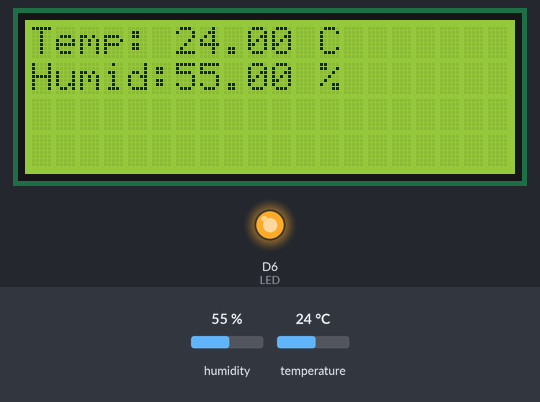
Bench run of a sketch on a simulated ESP8266 (NodeMCU). Shown: 20×4 character LCD, output pins drawn as LEDs (lit = HIGH). The inputs (shaded band) are chosen by the test bench; at power-on: temperature 24 °C, humidity 55 %. What the sketch prints to the serial monitor is not drawn.

Above: at 1.2 s.
1.3 s: temperature set to 29.2 °C
At 2.7 s:
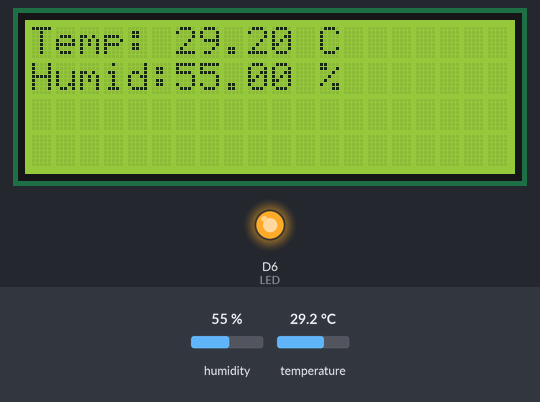
4.0 s: temperature set to 30.8 °C
At 5.5 s:
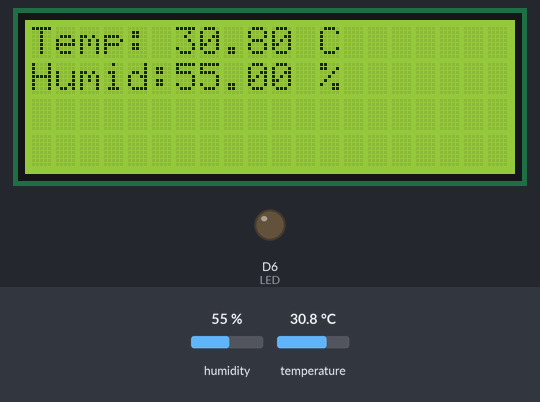
6.7 s: humidity set to 22 %
At 8.7 s:
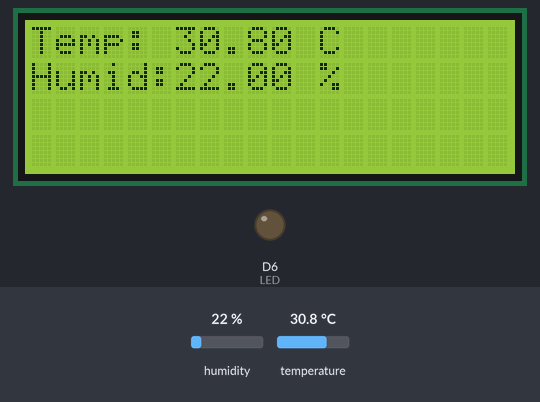
9.7 s: humidity set to 40 %
At 11.6 s:
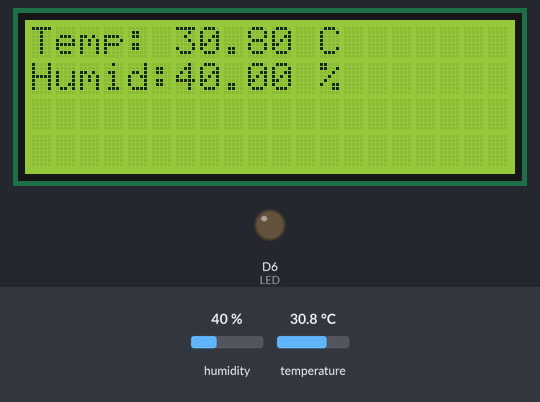
Timing chart, 0 to 13.1 s (numbered marks = the images above; inputs shaded):
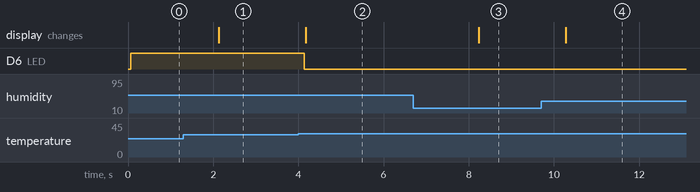

Measured:
- the behaviour switches between 29.9 and 30 °C on temperature (found by bisection; images 1 and 2)
- after the input at 1.3 s, the display: changes after 0.83 s (image 1)
- after the input at 4.0 s, D6 (LED): HIGH → LOW after 0.14 s; the display: changes after 0.17 s (image 2)
- after the input at 6.7 s, the display: changes after 1.5 s (image 3)
- after the input at 9.7 s, the display: changes after 0.57 s (image 4)

The sketch:

DHTtester.ino
```cpp
#include <ESP8266WiFi.h>
#include <Wire.h>
#include "DHT.h"
#define DHTPIN 2
#define DHTTYPE DHT22
#include <LiquidCrystal_I2C.h>
#define LED D6
DHT dht(DHTPIN, DHTTYPE);
LiquidCrystal_I2C lcd(0x27, 20, 4);

const int DESIRED_TEMP = 30;

void setup() {
  Serial.begin(9600);
  Serial.println(F("DHTxx test!"));


  lcd.begin();

  lcd.backlight();

  dht.begin();

  pinMode(LED, OUTPUT);
}

void loop() {


  float h = dht.readHumidity();
  float t = dht.readTemperature();


  if (isnan(h) || isnan(t)) {
    Serial.println(F("Failed to read from DHT sensor!"));
    return;
  }
  if (t < DESIRED_TEMP) {

    digitalWrite(LED, HIGH);

  }
  else {

    digitalWrite(LED, LOW);

  }


  Serial.print(F("Humidity: "));
  Serial.print(h);
  Serial.print(F("%  Temperature: "));
  Serial.print(t);
  Serial.println(F("°C "));


  lcd.setCursor(0, 0);
  lcd.print("Temp: ");
  lcd.setCursor(6, 0);
  lcd.print(t);
  lcd.setCursor(11, 0);
  lcd.print(" C");
  lcd.setCursor(0, 1);
  lcd.print("Humid: ");
  lcd.setCursor(6, 1);
  lcd.print(h);
  lcd.setCursor(11, 1);
  lcd.print(" %");

  delay(2000);
}
```
